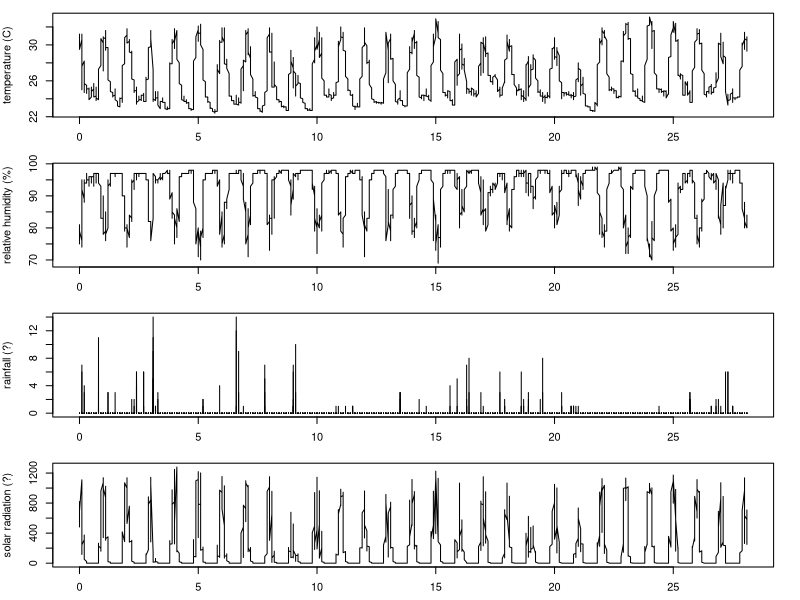

The R source for this figure:
#
# This R script processes data from a Davis Instruments weather station
# deployed near dead pigs used in Joey Lopez's forensic entomology
# experiment
#
########################################################################

# Read raw data.  
# Skip the 2 header lines and provide new column names.
# Prevent date and time columns (1:2) from being converted to factors

raw = read.delim("Harvest weather data.txt", header=F, skip=2, as.is=1:2)
names(raw) = c("xDate","xTime","TempOut","HiTemp","LowTemp","OutHum","DewPt",
  "WindSpeed","WindDir","WindRun","HiSpeed","HiDir","WindChill","HeatIndex",
  "THWIndex","THSWIndex","Bar","Rain","RainRate","SolarRad","SolarEnergy",
  "HiSolarRad.","UVIndex","UVDose","HiUV","HeatDD","CoolDD","InTemp",
  "InHum","InDew","InHeat","InEMC","InAirDensity","ET","WindSamp","WindTx",
  "ISSRecept","ArcInt")

# Put date and time in standard format

t = character(0)
for (i in 1:nrow(raw)){
  t[i] = paste( raw$xDate[i], " ", raw$xTime[i], "m", sep="")
}
t = strptime(t, "%m/%d/%y %I:%M %p")
raw = cbind(t, raw[,3:ncol(raw)])

# Subset raw data to extract the rows and columns we want

start = strptime("2010-09-09 12:00", "%Y-%m-%d %H:%M")
stop = strptime("2010-10-07 23:59", "%Y-%m-%d %H:%M")
data = subset(raw, t >= start & t <= stop, select=c(t,TempOut,OutHum,WindSpeed,Rain,SolarRad))

# Add column which is post mortem interval (PMI) in days

PMI = round((data$t - start)/(60*60*24),1)
data = cbind(data,PMI)

# Convert temperature from F to C

data$TempOut = round((5.0/9.0) * (data$TempOut - 32.0), 1)

# Convert rainfall from inches to mm

data$Rain = round(25.4 * data$Rain, 0)

# Save 10 minute data as a file

write.csv(data, "TenMinuteData.csv")

# Generate daily summary and save as a file

MeanTemp = round(tapply(data$TempOut, as.character(trunc(data$t, "days")), mean), 1)
MinTemp = tapply(data$TempOut, as.character(trunc(data$t, "days")), min)
MaxTemp = tapply(data$TempOut, as.character(trunc(data$t, "days")), max)
MeanRH = round(tapply(data$OutHum, as.character(trunc(data$t, "days")), mean), 1)
MinRH = tapply(data$OutHum, as.character(trunc(data$t, "days")), min)
MaxRH = tapply(data$OutHum, as.character(trunc(data$t, "days")), max)
MeanWind = round(tapply(data$WindSpeed, as.character(trunc(data$t, "days")), mean), 3)
Rain = tapply(data$Rain, as.character(trunc(data$t, "days")), sum)
SolarRad = tapply(data$SolarRad, as.character(trunc(data$t, "days")), sum)
daily.data = cbind(MeanTemp, MinTemp, MaxTemp, MeanRH, MinRH, MaxRH, MeanWind, Rain, SolarRad)
daily.data
write.csv(daily.data,"DailyData.csv")

# Make a vector for verticle line at each midnight

vlines = trunc(data$t, "days") # strip hours, minutes, seconds
vlines = unique(as.character(vlines)) # find unique values
vlines = as.POSIXct(vlines) # convert back to datetime

# Generate plot

par(mfrow=c(4,1), mar=c(2.5,4,1,2))
plot(TempOut~PMI, data, type="l", xlab="", ylab="temperature (C)")
abline(v=vlines, col="lightgray")
plot(OutHum~PMI, data, type="l", xlab="", ylab= "relative humidity (%)")
abline(v=vlines, col="lightgray")
plot(Rain~PMI, data, type="h", xlab="", ylab="rainfall (?)")
abline(v=vlines, col="lightgray")
plot(SolarRad~PMI, data, type="l", ylab="solar radiation (?)")
abline(v=vlines, col="lightgray")
